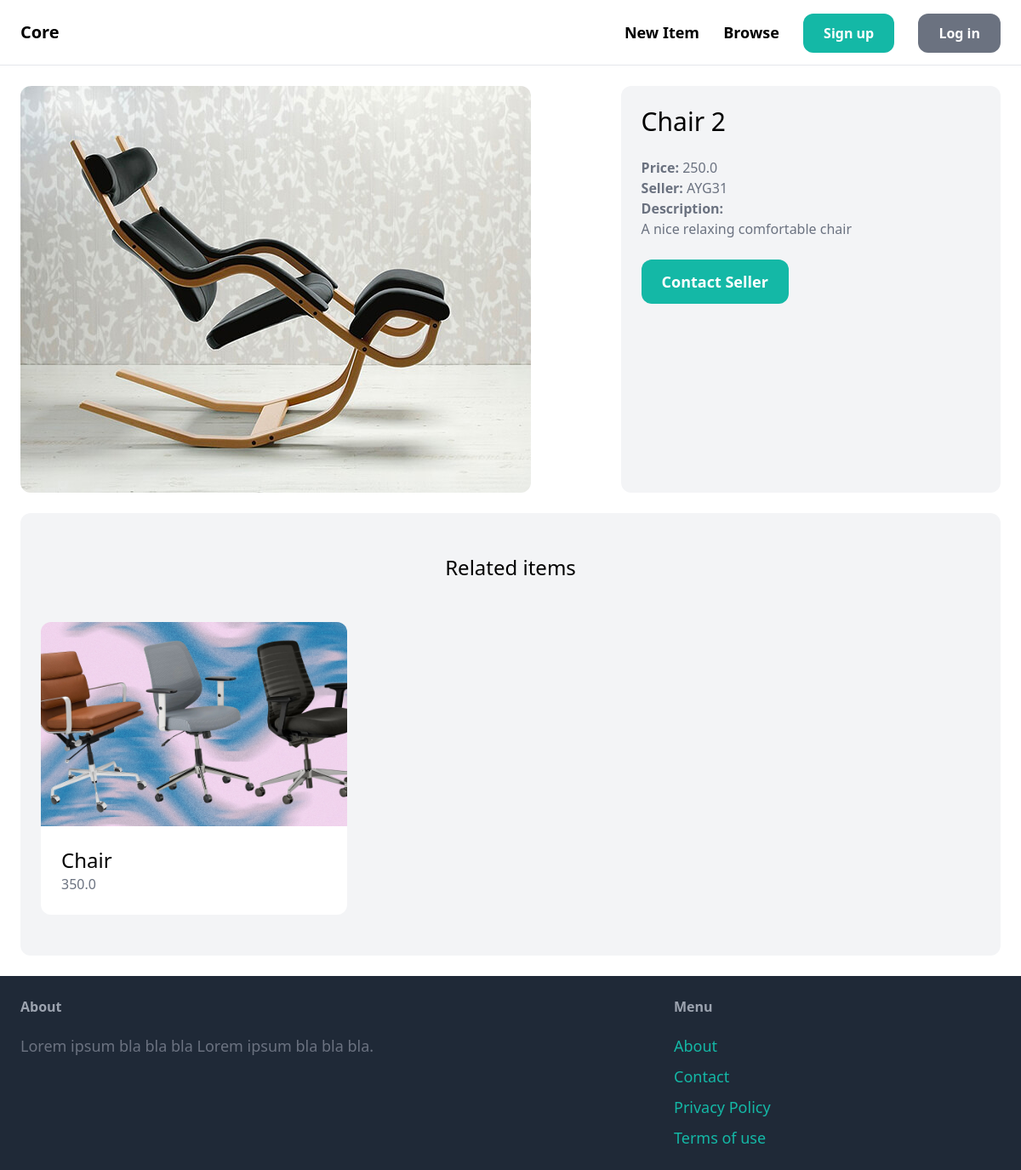
The page /items/5/ on the database as committed earlier.
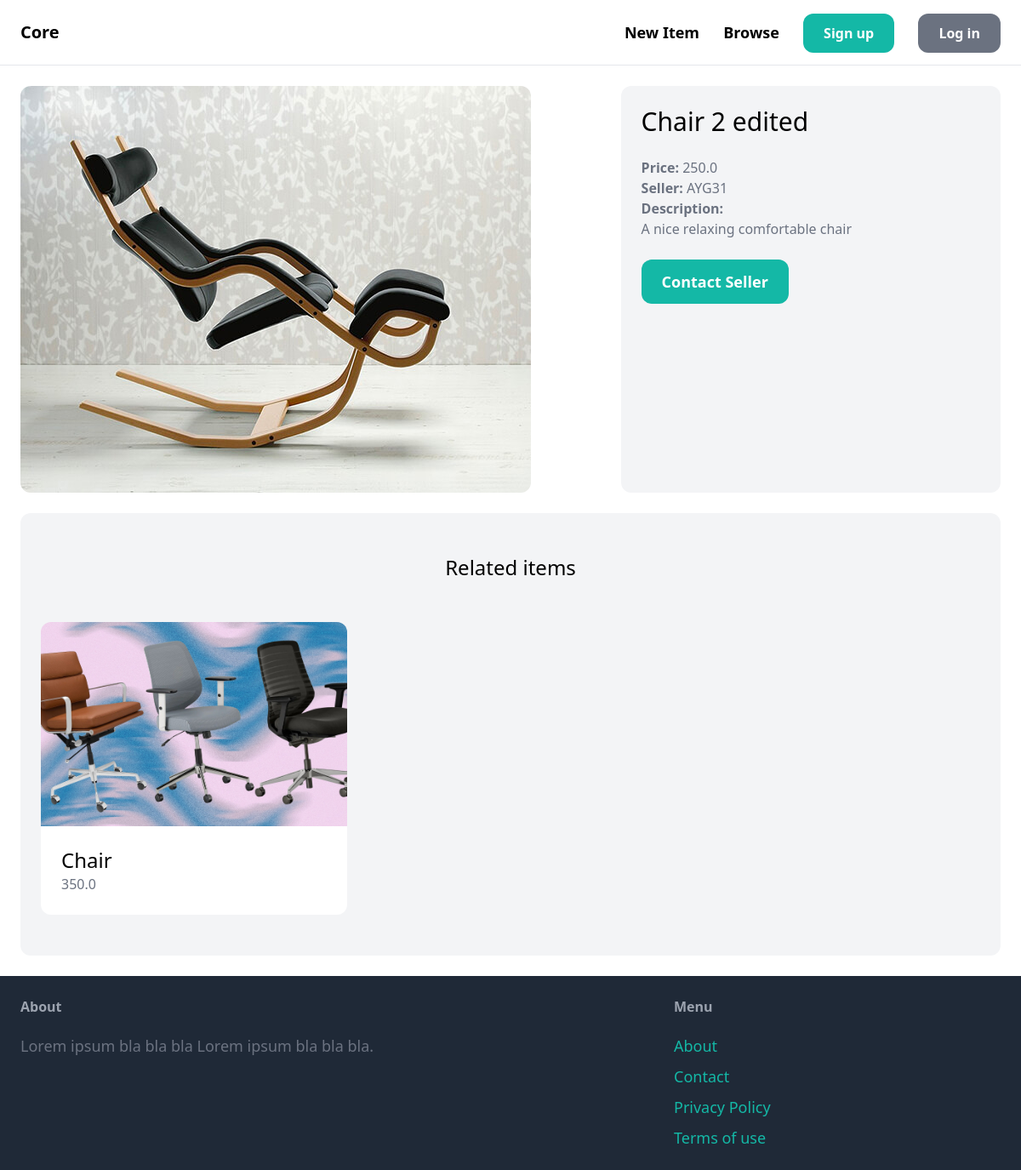
The same page on the database as committed later.
### item/models.py (models this page shows, shortened)
class Item(models.Model):
    category = models.ForeignKey(Category, related_name='items', on_delete=models.CASCADE)
    name = models.CharField(max_length=255)
    description = models.TextField(null=True, blank=True)
    price = models.FloatField()
    image = models.ImageField(upload_to='item_images', blank=True, null=True)
    is_sold = models.BooleanField(default=False)
    created_by = models.ForeignKey(User, related_name='items', on_delete=models.CASCADE)
    created_at = models.DateTimeField(auto_now_add=True)

### item/views.py (the view)
# urls.py: path('<int:pk>/', views.detail, name='detail'),
def detail(request, pk):
    item = get_object_or_404(Item, pk=pk)
    related_items = Item.objects.filter(category=item.category, is_sold=False).exclude(pk=item.pk)
    return render(request, 'item/details.html', {'item':item, 'related_items':related_items})

### item/templates/item/details.html (shortened to what this page needs)
{% extends "core/base.html" %}
{% block content %}
    <div class="grid grid-cols-5 gap-6">
        <div class="col-span-3">
            <img src="{{ item.image.url }}" class="rounded-xl">
        </div>
        <div class='col-span-2 p-6 bg-gray-100 rounded-xl'>
            <h1 class='mb-6 text-3xl'>{{ item.name }}</h1>
            <p class='text-gray-500 ' /><strong>Price:</strong> {{ item.price }}</p>
            <p class='text-gray-500 ' /><strong>Seller:</strong> {{ item.created_by.username }}</p>
            {% if item.description %}
                <p class='text-gray-500'>
                    <strong>Description:</strong> <br>
                    {{ item.description }}
                </p>
            {% endif %}
            {%if request.user == item.created_by %}
                <div class='bg-white mt-6 p-6 rounded-xl'>
                    <p> This is your item</p>
                    <a href='{% url 'item:edit' item.id %}' class='inline-block mt-12 px-6 py-3 text-md bg-teal-500 rounded-xl text-white-500 hover:bg-teal-700'>Edit</a>
                    <a href='{% url 'item:delete' item.id %}' class='inline-block mt-12 px-6 py-3 text-md bg-teal-700 rounded-xl text-white-500 hover:bg-teal-700'> Delete</a>
                </div>
            {% else %}
                <a href='{% url 'conversations:new' item.id %}' class='inline-block mt-6 px-6 py-3 text-lg font-semibold bg-teal-500 rounded-xl text-white hover:bg-teal-700 '> Contact Seller </a>
            {% endif %}
        </div>
    </div>
    <div class="mt-6 px-6 py-12 bg-gray-100 rounded-xl">
        <h2 class="mb-12 text-2xl text-center">Related items</h2>
        <div class="grid grid-cols-3 gap-3">
            {% for item in related_items %}
            <div>
                <a href="{% url 'item:detail' item.id %}">
                    <div>
                        <img src="{{ item.image.url }}" class="rounded-t-xl">
                    </div>
                    <div class="p-6 bg-white rounded-b-xl">
                        <h2 class="text-2xl">{{ item.name }}</h2>
                        <p class="text-gray-500">{{ item.price }}</p>
                    </div>
                </a>
            </div>
            {% endfor %}
        </div>
    </div>
{% endblock %}

Rows that differ between the two databases and show on the page:
changed Item "A nice relaxing comfortable chair": name "Chair 2" → "Chair 2 edited"
